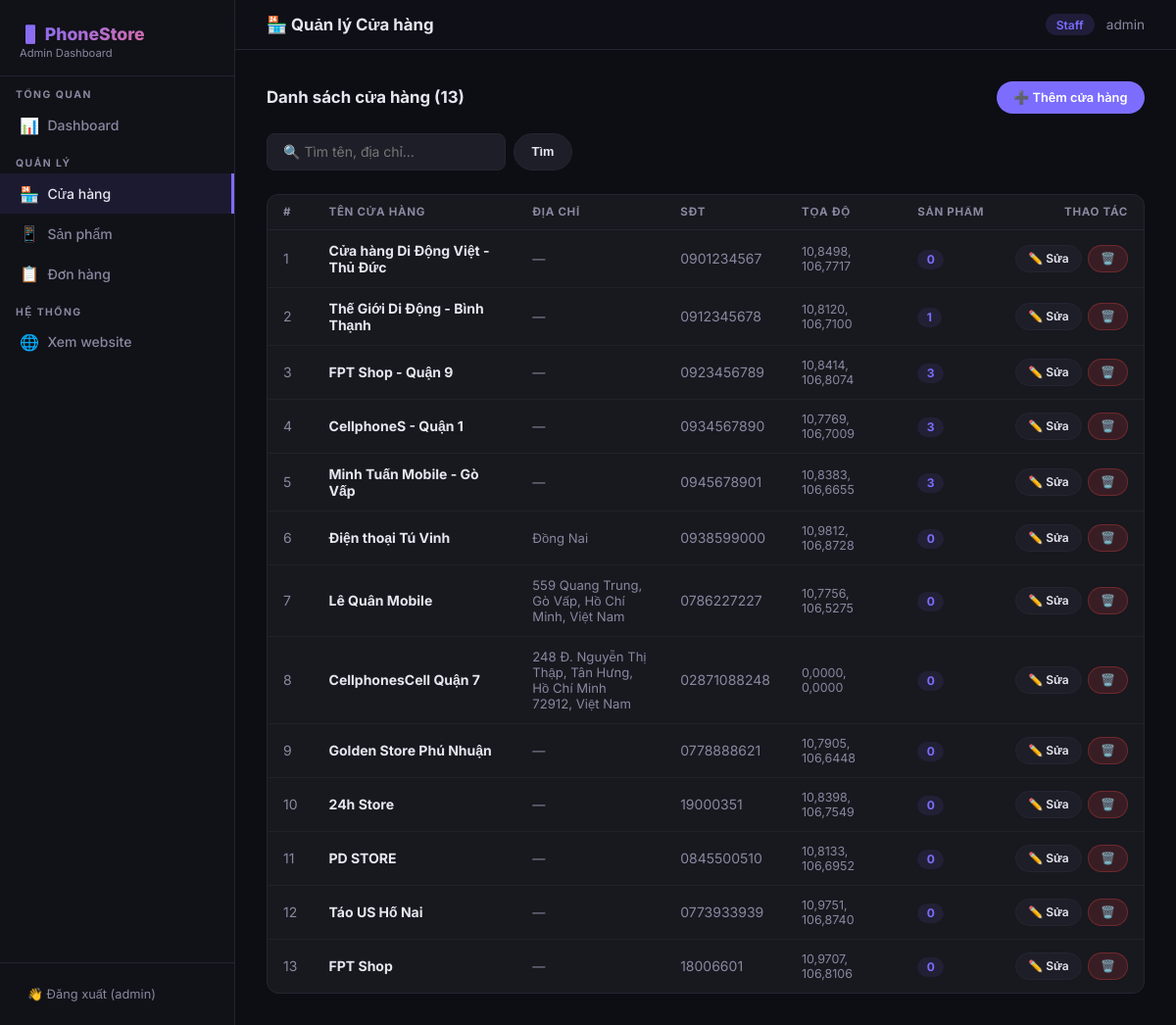
/dashboard/stores/ (signed in), run on the app's committed database.
### stores/models.py (models this page shows, shortened)
class Store(models.Model):
    name = models.CharField(max_length=100, verbose_name='Tên cửa hàng')
    latitude = models.FloatField(verbose_name='Vĩ độ')
    longitude = models.FloatField(verbose_name='Kinh độ')
    description = models.TextField(blank=True, default='', verbose_name='Giới thiệu cửa hàng')
    phone_number = models.CharField(max_length=20, blank=True, default='', verbose_name='Số điện thoại')
    zalo_number = models.CharField(max_length=20, blank=True, default='', verbose_name='Số Zalo')
    address = models.CharField(max_length=255, blank=True, default='', verbose_name='Địa chỉ')
    class Meta:
        verbose_name = 'Cửa hàng'
        verbose_name_plural = 'Cửa hàng'

### stores/dashboard_views.py (the view)
# urls.py: path('dashboard/stores/', dashboard_views.store_list, name='dashboard_store_list'),
@dashboard_required
def store_list(request):
    q = request.GET.get('q', '')
    stores = Store.objects.annotate(product_count=Count('phones'))
    if q:
        stores = stores.filter(Q(name__icontains=q) | Q(address__icontains=q))
    return render(request, 'stores/dashboard/store_list.html', {
        'stores': stores, 'q': q,
    })

### stores/templates/stores/dashboard/store_list.html (shortened to what this page needs)
{% extends 'stores/dashboard/base_dashboard.html' %}
{% block page_title %}🏪 Quản lý Cửa hàng{% endblock %}
{% block active_stores %}active{% endblock %}
{% block content %}
<div class="section-head">
  <h2>Danh sách cửa hàng ({{ stores|length }})</h2>
  <a href="{% url 'dashboard_store_create' %}" class="btn btn-primary">➕ Thêm cửa hàng</a>
</div>
<div class="search-bar">
  <form method="get" style="display:flex;gap:.5rem">
    <input class="search-input" type="text" name="q" value="{{ q }}" placeholder="🔍 Tìm tên, địa chỉ..." />
    <button type="submit" class="btn btn-secondary">Tìm</button>
  </form>
</div>
<div class="card" style="padding:0">
  <div class="table-wrap">
    <table>
      <thead>
        <tr>
          <th>#</th><th>Tên cửa hàng</th><th>Địa chỉ</th><th>SĐT</th>
          <th>Tọa độ</th><th>Sản phẩm</th><th style="text-align:right">Thao tác</th>
        </tr>
      </thead>
      <tbody>
        {% for store in stores %}
        <tr>
          <td style="color:var(--muted)">{{ store.id }}</td>
          <td><strong>{{ store.name }}</strong></td>
          <td style="color:var(--muted);font-size:.82rem;max-width:200px">{{ store.address|default:'—' }}</td>
          <td style="color:var(--muted)">{{ store.phone_number|default:'—' }}</td>
          <td style="color:var(--muted);font-size:.78rem">{{ store.latitude|floatformat:4 }}, {{ store.longitude|floatformat:4 }}</td>
          <td>
            <span style="background:rgba(124,109,255,.1);color:var(--accent);padding:.15rem .6rem;border-radius:50px;font-size:.75rem;font-weight:700">
              {{ store.product_count }}
            </span>
          </td>
          <td style="text-align:right">
            <div style="display:flex;gap:.4rem;justify-content:flex-end">
              <a href="{% url 'dashboard_store_edit' store.pk %}" class="btn btn-secondary btn-sm">✏️ Sửa</a>
              <a href="{% url 'dashboard_store_delete' store.pk %}" class="btn btn-danger btn-sm">🗑️</a>
            </div>
          </td>
        </tr>
        {% empty %}
        <tr><td colspan="7"><div class="empty"><div class="icon">🏪</div><p>Chưa có cửa hàng nào</p></div></td></tr>
        {% endfor %}
      </tbody>
    </table>
  </div>
</div>
{% endblock %}

### stores/templates/stores/dashboard/base_dashboard.html (shortened to what this page needs)
<!DOCTYPE html>
<html lang="vi">
<head>
</head>
<body>
<aside class="sidebar">
  <div class="sidebar-brand">
    <div class="logo">📱 PhoneStore</div>
    <small>Admin Dashboard</small>
  </div>
  <span class="nav-section">Tổng quan</span>
  <a href="{% url 'dashboard_home' %}" class="nav-item {% block active_home %}{% endblock %}">
    <span class="icon">📊</span> Dashboard
  </a>
  <span class="nav-section">Quản lý</span>
  <a href="{% url 'dashboard_store_list' %}" class="nav-item {% block active_stores %}{% endblock %}">
    <span class="icon">🏪</span> Cửa hàng
  </a>
  <a href="{% url 'dashboard_product_list' %}" class="nav-item {% block active_products %}{% endblock %}">
    <span class="icon">📱</span> Sản phẩm
  </a>
  <a href="{% url 'dashboard_order_list' %}" class="nav-item {% block active_orders %}{% endblock %}">
    <span class="icon">📋</span> Đơn hàng
  </a>
  <span class="nav-section">Hệ thống</span>
  <a href="{% url 'home' %}" class="nav-item">
    <span class="icon">🌐</span> Xem website
  </a>
  <div class="sidebar-footer">
    <a href="{% url 'logout' %}">👋 Đăng xuất ({{ request.user.username }})</a>
  </div>
</aside>
<div class="main">
  <div class="topbar">
    <span class="topbar-title">{% block page_title %}Dashboard{% endblock %}</span>
    <div class="topbar-right">
      <span class="tag">Staff</span>
      <span style="color:var(--muted)">{{ request.user.username }}</span>
    </div>
  </div>
  <div class="page-content">
    {% block content %}{% endblock %}
  </div>
</div>
</body>
</html>

### stores/templates/stores/dashboard/base_dashboard.html (style rules this page uses)
:root { --bg:#0d0d14;--sidebar:#111118;--surface:#18181f;--surface2:#1e1e28; --border:#252532;--accent:#7c6dff;--accent2:#ff6b85;--accent-glow:rgba(124,109,255,.3); --text:#e6e6f0;--muted:#8888a0;--success:#22c55e;--warn:#f59e0b;--danger:#ef4444;--info:#38bdf8; --r:12px;--sidebar-w:240px; }
*,*::before,*::after { box-sizing:border-box;margin:0;padding:0 }
body { background:var(--bg);color:var(--text);font-family:'Inter',sans-serif;display:flex;min-height:100vh }
a { color:var(--accent);text-decoration:none;transition:color .2s }
.sidebar { width:var(--sidebar-w);background:var(--sidebar);border-right:1px solid var(--border); display:flex;flex-direction:column;position:fixed;top:0;left:0;bottom:0;z-index:50;transition:transform .3s }
.sidebar-brand { padding:1.5rem 1.25rem 1rem;border-bottom:1px solid var(--border) }
.sidebar-brand .logo { font-size:1.1rem;font-weight:800;background:linear-gradient(135deg,var(--accent),var(--accent2)); -webkit-background-clip:text;-webkit-text-fill-color:transparent;background-clip:text }
.sidebar-brand small { display:block;color:var(--muted);font-size:.7rem;margin-top:.15rem }
.nav-section { padding:.75rem 1rem .25rem;font-size:.65rem;font-weight:700;text-transform:uppercase;letter-spacing:1.5px;color:var(--muted) }
.nav-item { display:flex;align-items:center;gap:.65rem;padding:.65rem 1.25rem;font-size:.875rem;font-weight:500; color:var(--muted);transition:all .2s;border-radius:0;cursor:pointer;border:none;background:none;width:100%;text-align:left }
.nav-item:hover,.nav-item.active { color:var(--text);background:rgba(124,109,255,.1);border-right:3px solid var(--accent) }
.nav-item .icon { width:18px;text-align:center;font-size:1rem }
.sidebar-footer { margin-top:auto;padding:1rem;border-top:1px solid var(--border) }
.sidebar-footer a { display:flex;align-items:center;gap:.5rem;font-size:.8rem;color:var(--muted);padding:.5rem .75rem;border-radius:8px }
.main { margin-left:var(--sidebar-w);flex:1;display:flex;flex-direction:column;min-height:100vh }
.topbar { background:rgba(17,17,24,.8);backdrop-filter:blur(16px);border-bottom:1px solid var(--border); padding:.9rem 2rem;display:flex;align-items:center;justify-content:space-between;position:sticky;top:0;z-index:40 }
.topbar-title { font-weight:700;font-size:1.05rem }
.topbar-right { display:flex;align-items:center;gap:.75rem;font-size:.85rem }
.tag { background:rgba(124,109,255,.15);color:var(--accent);padding:.2rem .7rem;border-radius:50px;font-size:.75rem;font-weight:600 }
.page-content { padding:2rem;flex:1 }
.card { background:var(--surface);border:1px solid var(--border);border-radius:var(--r);padding:1.5rem }
.table-wrap { overflow-x:auto }
table { width:100%;border-collapse:collapse }
th { font-size:.72rem;font-weight:700;text-transform:uppercase;letter-spacing:.7px;color:var(--muted); padding:.65rem 1rem;text-align:left;border-bottom:1px solid var(--border);white-space:nowrap }
td { padding:.75rem 1rem;font-size:.875rem;border-bottom:1px solid rgba(255,255,255,.04);vertical-align:middle }
tr:last-child td { border-bottom:none }
.btn { display:inline-flex;align-items:center;gap:.4rem;padding:.55rem 1.1rem;border-radius:50px; font-weight:600;font-size:.8rem;cursor:pointer;border:none;transition:all .2s;text-decoration:none;white-space:nowrap }
.btn-primary { background:var(--accent);color:#fff }
.btn-secondary { background:var(--surface2);color:var(--text);border:1px solid var(--border) }
.btn-danger { background:rgba(239,68,68,.15);color:var(--danger);border:1px solid rgba(239,68,68,.3) }
.btn-sm { padding:.35rem .75rem;font-size:.75rem }
.search-bar { display:flex;gap:.75rem;align-items:center;margin-bottom:1.5rem;flex-wrap:wrap }
.search-input { padding:.6rem 1rem;background:var(--surface2);border:1px solid var(--border);border-radius:8px; color:var(--text);font-size:.875rem;outline:none;min-width:220px;transition:border-color .2s;font-family:inherit }
.section-head { display:flex;align-items:center;justify-content:space-between;margin-bottom:1.25rem;flex-wrap:wrap;gap:.75rem }
.section-head h2 { font-size:1.05rem;font-weight:700 }

### data on the page
Store: id "1", name "Cửa hàng Di Động Việt - Thủ Đức", address "—", phone_number "0901234567", latitude "10,8498", longitude "106,7717", product_count "0"
Store: id "2", name "Thế Giới Di Động - Bình Thạnh", address "—", phone_number "0912345678", latitude "10,8120", longitude "106,7100", product_count "1"
Store: id "3", name "FPT Shop - Quận 9", address "—", phone_number "0923456789", latitude "10,8414", longitude "106,8074", product_count "3"
Store: id "4", name "CellphoneS - Quận 1", address "—", phone_number "0934567890", latitude "10,7769", longitude "106,7009", product_count "3"
Store: id "5", name "Minh Tuấn Mobile - Gò Vấp", address "—", phone_number "0945678901", latitude "10,8383", longitude "106,6655", product_count "3"
Store: id "6", name "Điện thoại Tú Vinh", address "Đồng Nai", phone_number "0938599000", latitude "10,9812", longitude "106,8728", product_count "0"
Store: id "7", name "Lê Quân Mobile", address "559 Quang Trung, Gò Vấp, Hồ Chí Minh, Việt Nam", phone_number "0786227227", latitude "10,7756", longitude "106,5275", product_count "0"
Store: id "8", name "CellphonesCell Quận 7", address "248 Đ. Nguyễn Thị Thập, Tân Hưng, Hồ Chí Minh 72912, Việt Nam", phone_number "02871088248", latitude "0,0000", longitude "0,0000", product_count "0"
Store: id "9", name "Golden Store Phú Nhuận", address "—", phone_number "0778888621", latitude "10,7905", longitude "106,6448", product_count "0"
Store: id "10", name "24h Store", address "—", phone_number "19000351", latitude "10,8398", longitude "106,7549", product_count "0"
Store: id "11", name "PD STORE", address "—", phone_number "0845500510", latitude "10,8133", longitude "106,6952", product_count "0"
Store: id "12", name "Táo US Hố Nai", address "—", phone_number "0773933939", latitude "10,9751", longitude "106,8740", product_count "0"
Store: id "13", name "FPT Shop", address "—", phone_number "18006601", latitude "10,9707", longitude "106,8106", product_count "0"

### other printed values
{{ request.user.username }} "admin"
{{ stores|length }} "13"
